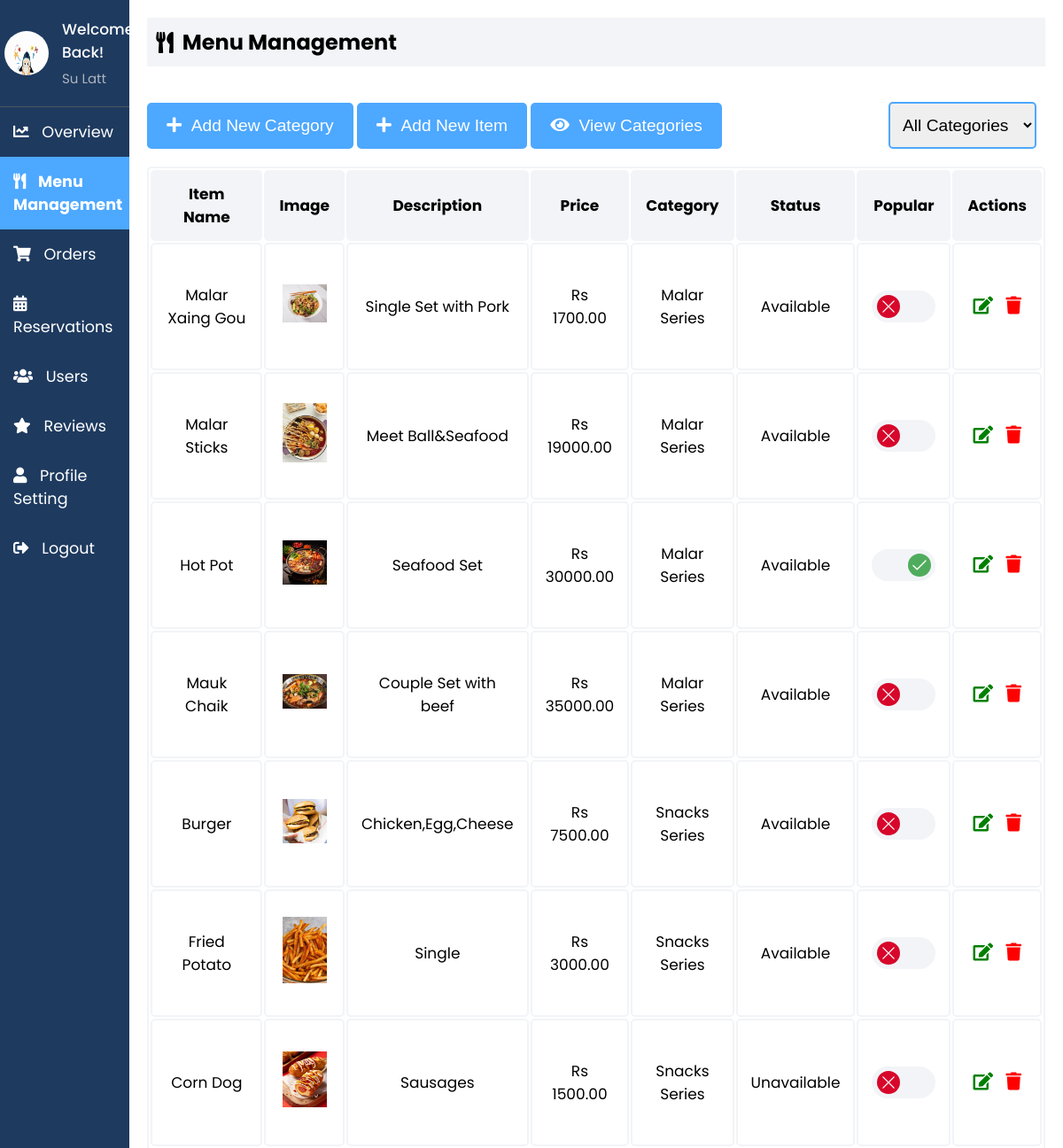
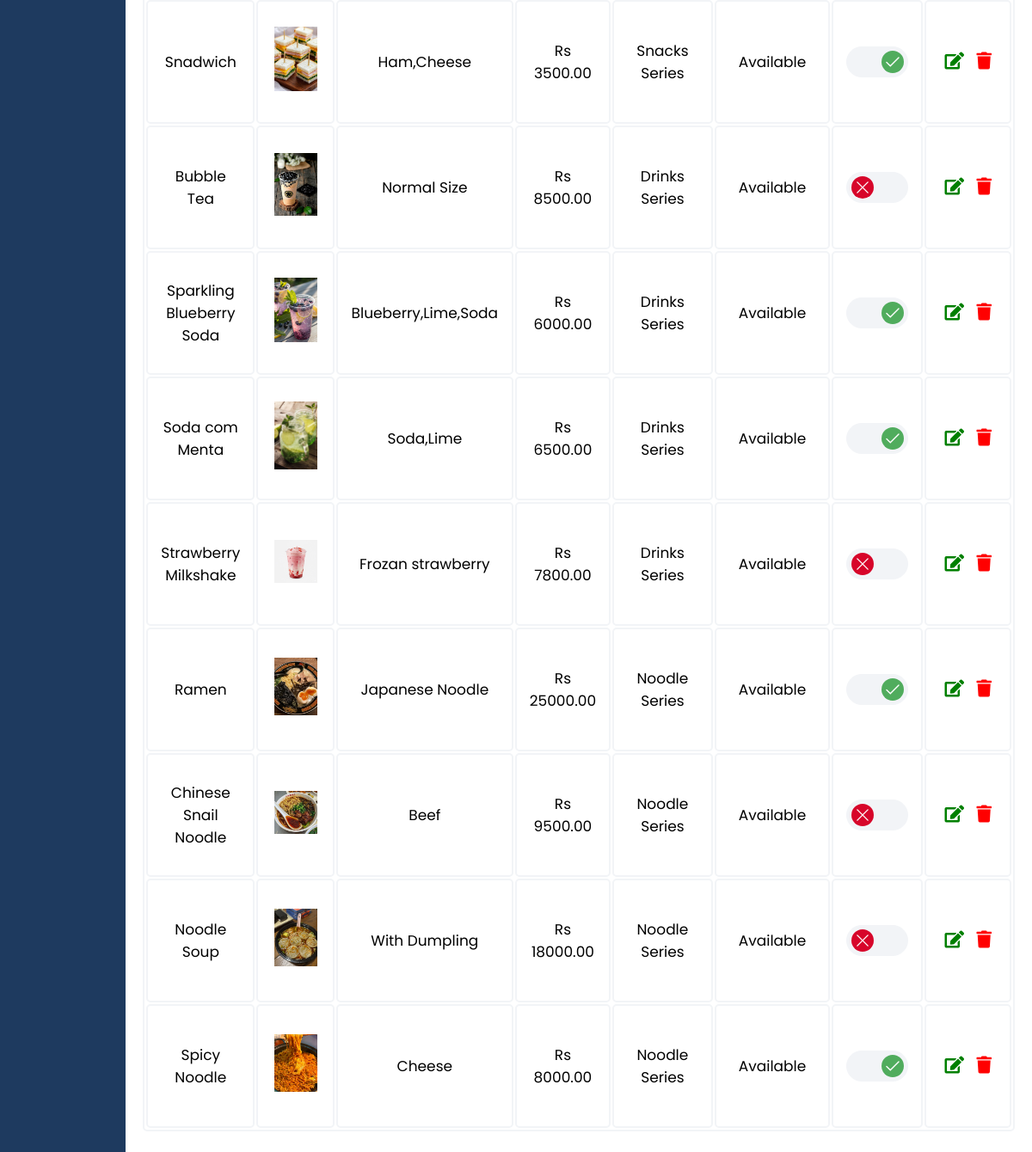
The page /Admin/admin_menu.php (signed in) on the database its author committed (2 pictures, top to bottom).
### tables this page shows
CREATE TABLE `users` (
  `user_id` int(11) NOT NULL,
  `email` varchar(255) NOT NULL,
  `firstName` varchar(255) NOT NULL,
  `lastName` varchar(255) NOT NULL,
  `contact` varchar(15) NOT NULL,
  `address` text DEFAULT NULL,
  `role` enum('Customer','Admin') DEFAULT 'Customer',
  `password` varchar(255) NOT NULL,
  `dateCreated` timestamp NULL DEFAULT current_timestamp(),
  `profile_image` varchar(255) DEFAULT NULL
);

CREATE TABLE `menuitem` (
  `itemId` int(11) NOT NULL,
  `itemName` varchar(255) NOT NULL,
  `catId` int(11) NOT NULL,
  `price` decimal(10,2) NOT NULL,
  `status` enum('Available','Unavailable') NOT NULL DEFAULT 'Available',
  `description` text DEFAULT NULL,
  `image` varchar(255) NOT NULL,
  `is_popular` tinyint(1) NOT NULL DEFAULT 0
);

CREATE TABLE `menucategory` (
  `catId` int(11) NOT NULL,
  `catName` varchar(255) NOT NULL
);

### Admin/sidebar.php (called while the page is built, shortened)
<?php
include 'db_connection.php';
$admin_email = isset($_SESSION['email']) ? $_SESSION['email'] : '';
function getAdminInfo($email)
{
    global $conn;
    $stmt = $conn->prepare("SELECT firstName, lastName, email, profile_image, role FROM users WHERE email = ? AND role = 'Admin'");
    $stmt->bind_param("s", $email);
    $stmt->execute();
    $result = $stmt->get_result();
    $row = $result->fetch_assoc();
    return [
        'firstName' => $row['firstName'] ?? '',
        'lastName' => $row['lastName'] ?? '',
        'email' => $row['email'] ?? '',
        'profile_image' => $row['profile_image'] ?? 'default.jpg'
    ];
}
$admin_info = getAdminInfo($admin_email);
?>

### Admin/admin_menu.php (the view, shortened to what this page needs)
<?php
include 'db_connection.php';
include 'sidebar.php';
?>
<!DOCTYPE html>
<html lang="en">
<head>
    <link rel="stylesheet" href="https://cdnjs.cloudflare.com/ajax/libs/font-awesome/5.15.3/css/all.min.css">
    <link rel="stylesheet" href="sidebar.css">
    <link rel="stylesheet" href="admin_menu.css">
</head>
<body>
    <div class="sidebar">
        <div class="profile-section">
            <img src="../uploads/<?php echo htmlspecialchars($admin_info['profile_image']); ?>" alt="Profile Picture">
            <div class="info">
                <h3>Welcome Back!</h3>
                <p><?php echo htmlspecialchars($admin_info['firstName']) . ' ' . htmlspecialchars($admin_info['lastName']); ?></p>
            </div>
        </div>
        <ul>
            <li><a href="index.php"><i class="fas fa-chart-line"></i> Overview</a></li>
            <li><a href="admin_menu.php" class="active"><i class="fas fa-utensils"></i> Menu Management</a></li>
            <li><a href="admin_orders.php"><i class="fas fa-shopping-cart"></i> Orders</a></li>
            <li><a href="reservations.php"><i class="fas fa-calendar-alt"></i> Reservations</a></li>
            <li><a href="users.php"><i class="fas fa-users"></i> Users</a></li>
            <li><a href="reviews.php"><i class="fas fa-star"></i> Reviews</a></li>
            <li><a href="profile.php"><i class="fas fa-user"></i> Profile Setting</a></li>
            <li><a href="logout.php"><i class="fas fa-sign-out-alt"></i> Logout</a></li>
        </ul>
    </div>
    <div class="content">
        <div class="header">
            <h2><i class="fas fa-utensils"></i> Menu Management</h2>
        </div>
        <div class="modal-row">
            <div>
                <button onclick="openModal()"><i class="fas fa-plus"></i> &nbsp;Add New Category</button>
                <button onclick="openItemModal()"> <i class="fas fa-plus"></i> &nbsp;Add New Item</button>
                <button onclick="openViewCategoryModal()"> <i class="fas fa-eye"></i> &nbsp;View Categories</button>
            </div>
            <div class="search-bar">
                <select id="categoryFilter" onchange="filterCategories()">
                    <option value="">All Categories</option>
                </select>
            </div>
        </div>
        <table id="menuTable">
            <thead>
                <tr>
                    <th>Item Name</th>
                    <th>Image</th>
                    <th>Description</th>
                    <th>Price</th>
                    <th>Category</th>
                    <th>Status</th>
                    <th>Popular</th>
                    <th>Actions</th>
                </tr>
            </thead>
            <tbody>
                <?php
                $menuResult = $conn->query("SELECT mi.*, mc.catname FROM menuitem mi JOIN menucategory mc ON mi.catid = mc.catid");
                $menuItems = [];
                if ($menuResult) {
                    while ($row = $menuResult->fetch_assoc()) {
                        $menuItems[] = $row;
                    }
                }
                if (count($menuItems) > 0) {
                    foreach ($menuItems as $row) {
                        $isPopularChecked = $row['is_popular'] ? 'checked' : '';
                        echo "<tr data-category='".htmlspecialchars($row['catname'])."'>
                <td>".htmlspecialchars($row['itemName'])."</td>
                <td><img src='../uploads/".htmlspecialchars($row['image'])."' alt='Item' width='50'></td>
                <td>".htmlspecialchars($row['description'])."</td>
                <td>Rs ".htmlspecialchars($row['price'])."</td>
                <td>".htmlspecialchars($row['catname'])."</td>
                <td>".htmlspecialchars($row['status'])."</td>
                <td>
                    <div class='toggler'>
                        <input id='toggler-{$row['itemId']}' name='toggler-{$row['itemId']}' type='checkbox' value='1' $isPopularChecked onchange='togglePopular({$row['itemId']}, this)'>
                        <label for='toggler-{$row['itemId']}'>
                            <svg class='toggler-on' version='1.1' xmlns='http://www.w3.org/2000/svg' viewBox='0 0 130.2 130.2'>
                                <polyline class='path check' points='100.2,40.2 51.5,88.8 29.8,67.5'></polyline>
                            </svg>
                            <svg class='toggler-off' version='1.1' xmlns='http://www.w3.org/2000/svg' viewBox='0 0 130.2 130.2'>
                                <line class='path line' x1='34.4' y1='34.4' x2='95.8' y2='95.8'></line>
                                <line class='path line' x1='95.8' y1='34.4' x2='34.4' y2='95.8'></line>
                            </svg>
                        </label>
                    </div>
                </td>
                <td>
                    <button id='editbtn' onclick='openEditItemModal(this)'
                        data-itemid='{$row['itemId']}'
                        data-itemname='".htmlspecialchars($row['itemName'])."'
                        data-description='".htmlspecialchars($row['description'])."'
                        data-price='{$row['price']}'
                        data-image='{$row['image']}'
                        data-category='".htmlspecialchars($row['catname'])."'
                        data-status='{$row['status']}'>
                        <i class='fas fa-edit'></i>
                    </button>
                    <button id='deletebtn' onclick=\"deleteItem('{$row['itemId']}')\">
                        <i class='fas fa-trash'></i>
                    </button>
                </td>
              </tr>";
                    }
                } else {
                    echo "<tr><td colspan='8' style='text-align: center;'>No menu items found</td></tr>";
                }
                ?>
            </tbody>
        </table>
    </div>
</body>
</html>

### Admin/sidebar.css (style rules this page uses)
* { margin: 0; padding: 0; box-sizing: border-box; }
body { background: #FFFFFF; font-family: "Poppins", sans-serif; display: flex; flex-direction: row; margin: 0; }
.sidebar { width: 250px; background-color: #1E3A5F; color: #FFFFFF; overflow: auto; position: relative; min-height: 100vh; font-size: 1.1rem }
.sidebar ul li a { display: block; padding: 15px; text-decoration: none; color: #FFFFFF; transition: background-color 0.3s; }
.sidebar ul li a.active { background-color:#4DA8FF; font-weight: bold; }
.sidebar ul li a i { margin-right: 10px; }
.sidebar ul { list-style-type: none; padding: 0; }
.content { flex: 1; padding: 20px; }
.header { padding: 10px; background-color: #F2F4F7; margin-bottom: 20px; display: flex; align-items: center; }
.header h2 { display: flex; align-items: center; }
.header h2 i { margin-right: 10px; }
.profile-section { padding: 20px 5px 20px 5px; display: flex; align-items: center; border-bottom: 1px solid #4f5962; }
.profile-section img { width: 50px; height: 50px; border-radius: 50%; margin-right: 15px; }
.profile-section .info { flex-grow: 1; }
.profile-section .info h3 { margin: 0; font-size: 17px; font-weight: 500; }
.profile-section .info p { margin: 5px 0 0; font-size: 15px; color: #adb5bd; }
.sidebar ul li a.active { font-weight: bold; }

### Admin/admin_menu.css (style rules this page uses)
* { margin: 0; padding: 0; }
body { background: #FFFFFF; font-family: "Poppins", sans-serif; margin: 0; }
.content { flex: 1; padding: 20px; margin-bottom: 40px; }
table { width: 100%; border: 2px solid #F2F4F7; font-size: 17px; text-align: center; cursor: pointer; border-radius: 5px; }
table th, table td { padding: 12px 15px; border: 2px solid #F2F4F7; border-radius: 5px; }
table th { background-color: #F2F4F7; }
table tr:nth-of-type(even) { background-color: #FFFFFF; }
.header { padding: 10px; background-color: #F2F4F7; margin-bottom: 20px; display: flex; align-items: center; }
.modal-row { margin: 40px 0 20px 0; display: flex; align-items: center; justify-content: space-between; }
#editbtn, #deletebtn { font-size: 20px; background: none; border: none; padding: 0 0 0 0; outline: none; cursor: pointer; padding: 0 5px 0 5px; }
#editbtn { color: green; }
#deletebtn { color: red; }
.search-bar select, .search-bar button { padding: 13px 10px; margin-right: 10px; font-size: 1.2rem; border-radius: 5px; border: 2px solid #4DA8FF; cursor: pointer; outline: none; }
button { background-color: #4DA8FF; color: white; border: 2px solid #4DA8FF; padding: 13px 20px; cursor: pointer; border-radius: 5px; transition: all 0.3s ease; font-size: 1.2rem; }
.toggler { width: 72px; margin: 40px auto; }
.toggler label { display: block; position: relative; width: 72px; height: 36px; border: 1px solid #F2F4F7; border-radius: 36px; background: #F2F4F7; cursor: pointer; }
.toggler label::after { display: block; border-radius: 100%; background-color: #d7062a; content: ''; animation-name: toggler-size; animation-duration: 0.15s; animation-timing-function: ease-out; animation-direction: forwards; animation-iteration-count: 1; animation-play-state: running; }
.toggler label::after, .toggler label .toggler-on, .toggler label .toggler-off { position: absolute; top: 50%; left: 25%; width: 26px; height: 26px; transform: translateY(-50%) translateX(-50%); transition: left 0.15s ease-in-out, background-color 0.2s ease-out, width 0.15s ease-in-out, height 0.15s ease-in-out, opacity 0.15s ease-in-out; }
.toggler input:checked+label::after, .toggler input:checked+label .toggler-on, .toggler input:checked+label .toggler-off { left: 75%; }
.toggler input:checked+label::after { background-color: #50ac5d; animation-name: toggler-size2; }
.toggler .toggler-on, .toggler .toggler-off { opacity: 1; z-index: 2; }

### rows shown on the page
users: profile_image (picture), firstName "Su", lastName "Latt"
menuitem: itemName "Malar Xaing Gou", image (picture), description "Single Set with Pork", price "1700.00", catId.catName "Malar Series", status "Available"
menuitem: itemName "Malar Sticks", image (picture), description "Meet Ball&Seafood", price "19000.00", catId.catName "Malar Series", status "Available"
menuitem: itemName "Hot Pot", image (picture), description "Seafood Set", price "30000.00", catId.catName "Malar Series", status "Available"
menuitem: itemName "Mauk Chaik", image (picture), description "Couple Set with beef", price "35000.00", catId.catName "Malar Series", status "Available"
menuitem: itemName "Burger", image (picture), description "Chicken,Egg,Cheese", price "7500.00", catId.catName "Snacks Series", status "Available"
menuitem: itemName "Fried Potato", image (picture), description "Single", price "3000.00", catId.catName "Snacks Series", status "Available"
menuitem: itemName "Corn Dog", image (picture), description "Sausages", price "1500.00", catId.catName "Snacks Series", status "Unavailable"
menuitem: itemName "Snadwich", image (picture), description "Ham,Cheese", price "3500.00", catId.catName "Snacks Series", status "Available"
menuitem: itemName "Bubble Tea", image (picture), description "Normal Size", price "8500.00", catId.catName "Drinks Series", status "Available"
menuitem: itemName "Sparkling Blueberry Soda", image (picture), description "Blueberry,Lime,Soda", price "6000.00", catId.catName "Drinks Series", status "Available"
menuitem: itemName "Soda com Menta", image (picture), description "Soda,Lime", price "6500.00", catId.catName "Drinks Series", status "Available"
menuitem: itemName "Strawberry Milkshake", image (picture), description "Frozan strawberry", price "7800.00", catId.catName "Drinks Series", status "Available"
menuitem: itemName "Ramen", image (picture), description "Japanese Noodle", price "25000.00", catId.catName "Noodle Series", status "Available"
menuitem: itemName "Chinese Snail Noodle", image (picture), description "Beef", price "9500.00", catId.catName "Noodle Series", status "Available"
menuitem: itemName "Noodle Soup", image (picture), description "With Dumpling", price "18000.00", catId.catName "Noodle Series", status "Available"
menuitem: itemName "Spicy Noodle", image (picture), description "Cheese", price "8000.00", catId.catName "Noodle Series", status "Available"
